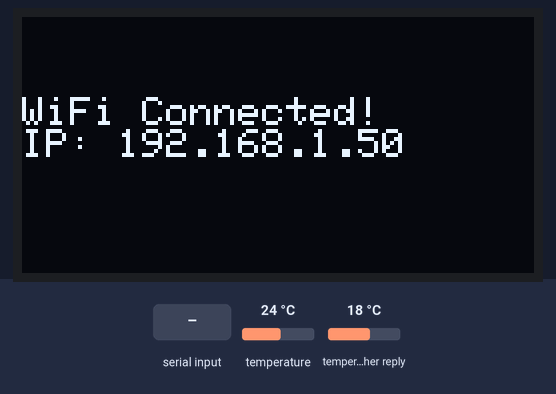
This sketch was run on a simulated ESP8266 (NodeMCU). On the bench: 128×64 one-colour display. The test bench sets the inputs (shaded band); at power-on: temperature 24 °C, temperature in the weather reply 18 °C. WiFi joins after 1.5 s; servers stay silent unless stated; the local clock reads 2024-03-15 10:24:30 at power-on unless the sketch sets it; random numbers use the default seed unless the sketch sets one; web services answer with replies made up by the test bench; what the sketch prints to the serial monitor is not drawn.

Above: at 3.8 s.
7.4 s: "t\n" received over Serial
At 8.1 s:
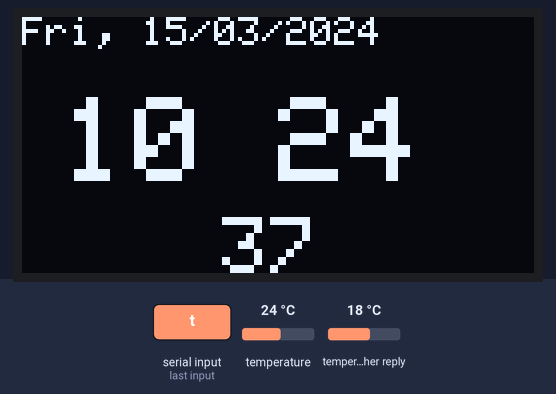
10.4 s: "e\n" received over Serial
At 11.0 s:
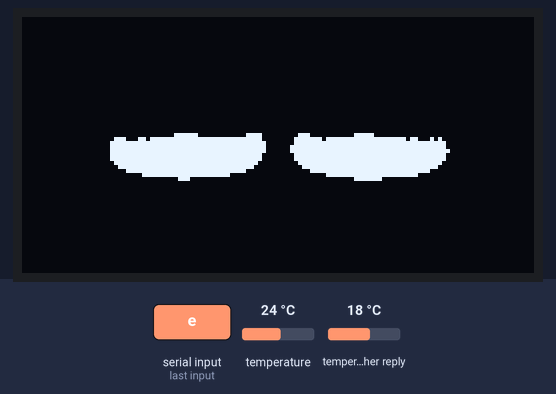
12.1 s: "w\n" received over Serial
At 14.04 s:
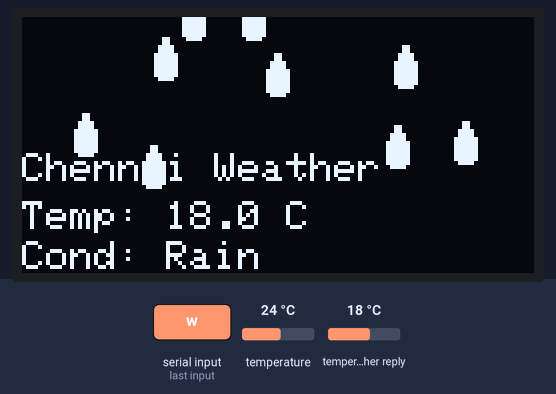
14.1 s: "emote\n" received over Serial
At 17.08 s:
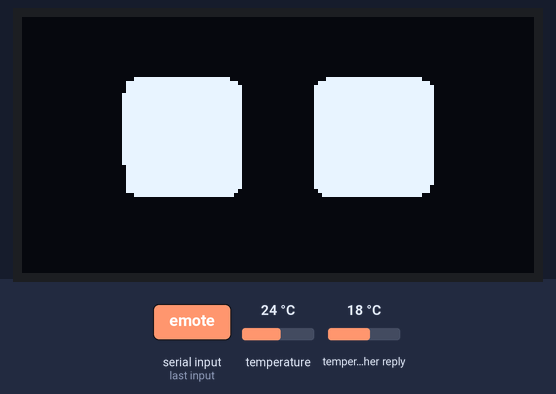
17.1 s: "time\n" received over Serial
At 17.9 s:
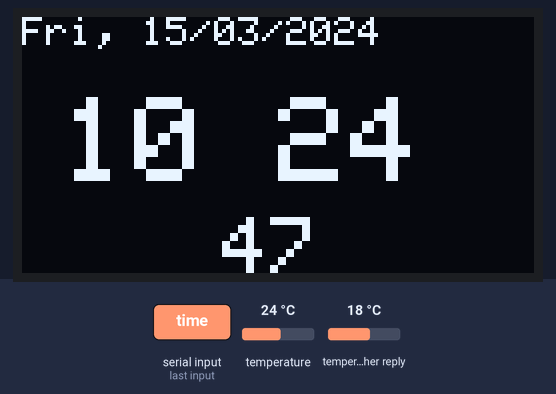

The sketch:

TionBot.ino
```cpp
#include "TionBot.h"
#include "Emotes.h"
#include "GetWeather.h"
#include "GetTime.h"
#include <BlynkSimpleEsp8266.h>

//=========================
// 🔹 External Variables
//=========================
extern bool weatherDataReady;
extern bool rtcInitialized;

//=========================
// 🔹 State Management
//=========================
enum DisplayMode {
  EMOTE_MODE,
  WEATHER_MODE,
  TIME_MODE
};

DisplayMode currentMode = EMOTE_MODE;
unsigned long modeStartTime = 0;
const unsigned long WEATHER_DISPLAY_DURATION = 10000; // 10 seconds
unsigned long lastTimeUpdate = 0;
const unsigned long TIME_UPDATE_INTERVAL = 500;
const unsigned long TIME_DISPLAY_DURATION = 10000;


//=========================
// 🔹 Timing Variables (Non-Blocking)
//=========================
unsigned long lastEmoteUpdate = 0;
unsigned long lastWeatherAnimation = 0;
unsigned long lastWeatherFetch = 0;
const unsigned long EMOTE_FRAME_INTERVAL = 80;        // 80ms per frame
const unsigned long WEATHER_ANIM_INTERVAL = 100;      // 100ms for weather drops
const unsigned long WEATHER_FETCH_MIN_INTERVAL = 300000; // 5 minutes

//=========================
// 🔹 Setup
//=========================
void setup() {
  Serial.begin(115200);
  delay(100);

  // Initialize OLED
  if (!display.begin(SSD1306_SWITCHCAPVCC, 0x3C)) {
    Serial.println(F("SSD1306 allocation failed"));
    while (1);
  }

  display.clearDisplay();
  display.setTextSize(1);
  display.setTextColor(SSD1306_WHITE);
  display.setCursor(30, 28);
  display.println(F("TionBot v1.0"));
  display.display();
  delay(2000);

  // Connect to WiFi
  connectToWiFi();
  initializeRTC();
  // Initialize Blynk
  Blynk.begin(BLYNK_AUTH_TOKEN, ssid, password);
  Serial.println(F("✅ TionBot ready!"));
  Serial.println(F("Commands: 'w'=weather, 'e'=emote, 't'=time"));

  display.clearDisplay();
  display.display();
}

//=========================
// 🔹 Main Loop (Non-Blocking)
//=========================
void loop() {
  Blynk.run(); // Must run continuously without blocking

  unsigned long currentMillis = millis();

  // State machine for display modes
  switch (currentMode) {
    case EMOTE_MODE:
      // Update emote animation at controlled intervals
      if (currentMillis - lastEmoteUpdate >= EMOTE_FRAME_INTERVAL) {
        updateEmoteAnimation();
        lastEmoteUpdate = currentMillis;
      }
      break;

    case WEATHER_MODE:
      // Update weather animation
      if (currentMillis - lastWeatherAnimation >= WEATHER_ANIM_INTERVAL) {
        updateWeatherAnimation();
        lastWeatherAnimation = currentMillis;
      }

      // Auto-return to emote mode after duration
      if (currentMillis - modeStartTime >= WEATHER_DISPLAY_DURATION) {
        currentMode = EMOTE_MODE;
        resetEmoteAnimation();
        display.clearDisplay();
        Serial.println(F("🔄 Back to emote mode"));
      }
      break;
    case TIME_MODE:  // ← ADD THIS ENTIRE CASE
      if (currentMillis - lastTimeUpdate >= TIME_UPDATE_INTERVAL) {
        updateTimeDisplay();
        lastTimeUpdate = currentMillis;
      }

      if (currentMillis - modeStartTime >= TIME_DISPLAY_DURATION) {
        currentMode = EMOTE_MODE;
        resetEmoteAnimation();
        display.clearDisplay();
        Serial.println(F("🔄 Back to emote mode"));
      }
      break;
  }

  // Handle serial commands (non-blocking)
  if (Serial.available()) {
    voiceCommand = Serial.readStringUntil('\n');
    voiceCommand.trim();
    voiceCommand.toLowerCase();

    if (voiceCommand == "w" || voiceCommand == "weather") {
      handleWeatherRequest();
    } else if (voiceCommand == "e" || voiceCommand == "emote") {
      currentMode = EMOTE_MODE;
      resetEmoteAnimation();
      Serial.println(F("😊 Emote mode activated"));
    } else if (voiceCommand == "help") {
      Serial.println(F("Commands: w/weather, e/emote"));
    }else if (voiceCommand == "t" || voiceCommand == "time") {
    handleTimeRequest();
  }
  }
}

//=========================
// 🔹 Blynk Virtual Pin Handler
//=========================
BLYNK_WRITE(V1) {
  String command = param.asStr();
  command.trim();
  command.toLowerCase();

  if (command == "w" || command == "weather") {
    handleWeatherRequest();
  } else if (command == "e" || command == "emote") {
    currentMode = EMOTE_MODE;
    resetEmoteAnimation();
  }else if (command == "t" || command == "time") {
    handleTimeRequest();
  }
}

//=========================
// 🔹 Weather Request Handler
//=========================
void handleWeatherRequest() {
  unsigned long currentMillis = millis();

  // Throttle API requests (protect against quota limits)
  /*
  if (currentMillis - lastWeatherFetch < WEATHER_FETCH_MIN_INTERVAL) {
    unsigned long remaining = (WEATHER_FETCH_MIN_INTERVAL - (currentMillis - lastWeatherFetch)) / 1000;
    Serial.print(F("⏳ Wait "));
    Serial.print(remaining);
    Serial.println(F(" sec before next fetch"));

    // Show cached weather if available
    if (weatherDataReady) {
      currentMode = WEATHER_MODE;
      modeStartTime = currentMillis;
      Serial.println(F("📊 Showing cached weather"));
    }
    return;
  }*/

  Serial.println(F("🌐 Fetching weather..."));
  fetchWeatherData();

  if (weatherDataReady) {
    currentMode = WEATHER_MODE;
    modeStartTime = currentMillis;
    lastWeatherFetch = currentMillis;
    Serial.println(F("✅ Weather displayed"));
  } else {
    Serial.println(F("Weather fetch failed"));
  }
}

void handleTimeRequest() {
  if (!rtcInitialized) {
    Serial.println(F("❌ RTC not initialized!"));
    return;
  }

  currentMode = TIME_MODE;
  modeStartTime = millis();
  Serial.println(F("⏰ Time display activated"));
}
```

Emotes.h
```cpp
#ifndef EMOTES_H
#define EMOTES_H
#include "TionBot.h"

// Declare all emote bitmaps as extern
extern const unsigned char PROGMEM emotes0[];
extern const unsigned char PROGMEM emotes1[];
extern const unsigned char PROGMEM emotes2[];
extern const unsigned char PROGMEM emotes3[];
extern const unsigned char PROGMEM emotes4[];
extern const unsigned char PROGMEM emotes5[];
extern const unsigned char PROGMEM emotes6[];
extern const unsigned char PROGMEM emotes7[];
extern const unsigned char PROGMEM emotes8[];
extern const unsigned char PROGMEM emotes9[];
extern const unsigned char PROGMEM emotes10[];
extern const unsigned char PROGMEM emotes11[];
extern const unsigned char PROGMEM emotes12[];
extern const unsigned char PROGMEM emotes13[];
extern const unsigned char PROGMEM emotes14[];
extern const unsigned char PROGMEM emotes15[];
extern const unsigned char PROGMEM emotes16[];
extern const unsigned char PROGMEM emotes17[];
extern const unsigned char PROGMEM emotes18[];
extern const unsigned char PROGMEM emotes19[];
extern const unsigned char PROGMEM emotes20[];
extern const unsigned char PROGMEM emotes21[];
extern const unsigned char PROGMEM emotes22[];
extern const unsigned char PROGMEM emotes23[];
extern const unsigned char PROGMEM emotes24[];
extern const unsigned char PROGMEM emotes25[];
extern const unsigned char PROGMEM emotes26[];
extern const unsigned char PROGMEM emotes27[];
extern const unsigned char PROGMEM emotes28[];
extern const unsigned char PROGMEM emotes29[];
extern const unsigned char PROGMEM emotes30[];
extern const unsigned char PROGMEM emotes31[];
extern const unsigned char PROGMEM emotes32[];
extern const unsigned char PROGMEM emotes33[];
extern const unsigned char PROGMEM emotes34[];
extern const unsigned char PROGMEM emotes35[];
extern const unsigned char PROGMEM emotes36[];
extern const unsigned char PROGMEM emotes37[];
extern const unsigned char PROGMEM emotes38[];
extern const unsigned char PROGMEM emotes39[];
extern const unsigned char PROGMEM emotes40[];
extern const unsigned char PROGMEM emotes41[];
extern const unsigned char PROGMEM emotes42[];
extern const unsigned char PROGMEM emotes43[];
extern const unsigned char PROGMEM emotes44[];
extern const unsigned char PROGMEM emotes45[];
extern const unsigned char PROGMEM emotes46[];
extern const unsigned char PROGMEM emotes47[];
extern const unsigned char PROGMEM emotes48[];
extern const unsigned char PROGMEM emotes49[];

extern const uint8_t* emotesArray[];

// Show emotion eyes at (x, y) with delay tt
// void showEmotes(int xx, int yy, int tt);

void updateEmoteAnimation();  // Non-blocking
void resetEmoteAnimation();   // Reset to frame 0

#endif
```

GetTime.h
```cpp
#ifndef GETTIME_H
#define GETTIME_H

#include "TionBot.h"
#include <RTClib.h>

//=========================
// 🔹 RTC Object
//=========================
extern RTC_DS3231 rtc;

//=========================
// 🔹 Time Display Variables
//=========================
extern bool rtcInitialized;

//=========================
// 🔹 Function Declarations
//=========================
void initializeRTC();
void updateTimeDisplay();
void setRTCTime(int year, int month, int day, int hour, int minute, int second);

#endif
```

GetTime.ino
```cpp
#include "GetTime.h"

//=========================
// 🔹 RTC Object
//=========================
RTC_DS3231 rtc;
bool rtcInitialized = false;

//=========================
// 🔹 Initialize RTC
//=========================
void initializeRTC() {
  Serial.println(F("Initializing DS3231 RTC..."));

  if (!rtc.begin()) {
    Serial.println(F("❌ Couldn't find RTC!"));
    Serial.println(F("Check wiring: SDA->D2, SCL->D1"));
    rtcInitialized = false;
    return;
  }

  Serial.println(F("✅ RTC found!"));

  // Check if RTC lost power (battery dead)
  if (rtc.lostPower()) {
    Serial.println(F("⚠️ RTC lost power, setting time..."));
    // Set to compile time
    rtc.adjust(DateTime(F(__DATE__), F(__TIME__)));
  }

  // Disable 32kHz output (save power)
  rtc.disable32K();

  // Get current time to verify
  DateTime now = rtc.now();
  Serial.print(F("Current RTC Time: "));
  Serial.print(now.year(), DEC);
  Serial.print('/');
  Serial.print(now.month(), DEC);
  Serial.print('/');
  Serial.print(now.day(), DEC);
  Serial.print(" ");
  Serial.print(now.hour(), DEC);
  Serial.print(':');
  Serial.print(now.minute(), DEC);
  Serial.print(':');
  Serial.println(now.second(), DEC);

  // Get temperature from RTC chip
  float temp = rtc.getTemperature();
  Serial.print(F("RTC Temperature: "));
  Serial.print(temp);
  Serial.println(F("°C"));

  rtcInitialized = true;
}

//=========================
// 🔹 Update Time Display (Non-Blocking)
//=========================
void updateTimeDisplay() {
  if (!rtcInitialized) {
    display.clearDisplay();
    display.setTextSize(1);
    display.setCursor(10, 28);
    display.println(F("RTC Not Found!"));
    display.display();
    return;
  }

  DateTime now = rtc.now();

  display.clearDisplay();

  // ===== Date Display (Top) =====
  display.setTextSize(1);
  display.setTextColor(SSD1306_WHITE);
  display.setCursor(0, 0);

  // Day of week
  const char* daysOfWeek[] = {"Sun", "Mon", "Tue", "Wed", "Thu", "Fri", "Sat"};
  display.print(daysOfWeek[now.dayOfTheWeek()]);
  display.print(", ");

  // Date (DD/MM/YYYY)
  if (now.day() < 10) display.print('0');
  display.print(now.day());
  display.print('/');
  if (now.month() < 10) display.print('0');
  display.print(now.month());
  display.print('/');
  display.println(now.year());

  // ===== Time Display (Large, Center) =====
  display.setTextSize(3);
  display.setCursor(10, 20);

  // Hour (24-hour format)
  if (now.hour() < 10) display.print('0');
  display.print(now.hour());

  // Blinking colon effect (blink every second)
  if (now.second() % 2 == 0) {
    display.print(':');
  } else {
    display.print(' ');
  }

  // Minute
  if (now.minute() < 10) display.print('0');
  display.println(now.minute());

  // ===== Seconds Display (Small, Below) =====
  display.setTextSize(2);
  display.setCursor(50, 50);
  if (now.second() < 10) display.print('0');
  display.print(now.second());

  display.display();
}

//=========================
// 🔹 Manually Set RTC Time
//=========================
void setRTCTime(int year, int month, int day, int hour, int minute, int second) {
  rtc.adjust(DateTime(year, month, day, hour, minute, second));
  Serial.println(F("✅ RTC time updated!"));
}
```

GetWeather.cpp
```cpp
#include "GetWeather.h"
//=========================
// 🔹 OpenWeatherMap setup
//=========================
// Go to https://openweathermap.org/api → Sign up → Get API Key
// Example API URL (replace CITY and APIKEY):
// http://api.openweathermap.org/data/2.5/weather?q=Chennai&appid=YOUR_API_KEY&units=metric
const char* city = "Chennai";
const char* apiKey = "xxxx";

//=========================
// 🔹 Global variables
//=========================
float temperature = 0.0;
int humidity = 0;
String weather = "";
String description = "";

const unsigned char PROGMEM dropLet[] =
{
	0x00, 0x00, 0x00, 0x00, 0x00, 0x00, 0x01, 0x80, 0x01, 0x80, 0x03, 0xc0, 0x03, 0xc0, 0x07, 0xe0,
	0x07, 0xe0, 0x07, 0xe0, 0x07, 0xe0, 0x07, 0xe0, 0x07, 0xe0, 0x03, 0xc0, 0x00, 0x00, 0x00, 0x00
};

const uint8_t PROGMEM icon_sun_16[] = {
  0x00, 0x00,  // ................
  0x04, 0x20,  // .....#....#.....
  0x0C, 0x30,  // ....##....##....
  0x01, 0x80,  // .......##.......
  0x03, 0xC0,  // ......####......
  0x67, 0xE6,  // .##..######..##.
  0x0F, 0xF0,  // ....########....
  0x1F, 0xF8,  // ...##########...
  0x1F, 0xF8,  // ...##########...
  0x0F, 0xF0,  // ....########....
  0x67, 0xE6,  // .##..######..##.
  0x03, 0xC0,  // ......####......
  0x01, 0x80,  // .......##.......
  0x0C, 0x30,  // ....##....##....
  0x04, 0x20,  // .....#....#.....
  0x00, 0x00   // ................
};

const uint8_t PROGMEM icon_mist_16[] = {
  0x00,0x00,
  0x00,0x00,
  0x1F,0xF8,
  0x3F,0xFC,
  0x70,0x0E,
  0xE0,0x07,
  0xFF,0xF8,
  0xFF,0xF8,
  0x0F,0xF0,
  0x1F,0xE0,
  0x00,0x00,
  0x00,0x00,
  0xFF,0xFE,
  0x00,0x00,
  0xFF,0xFE,
  0x00,0x00
};

const uint8_t PROGMEM icon_drizzle_16[] = {
  0x00,0x00,
  0x0F,0xF0, // cloud top
  0x3F,0xF8,
  0x71,0x1C,
  0xE0,0x0E,
  0xFF,0xFE,
  0xFF,0xFE,
  0x7F,0xFC,
  0x3F,0xF8,
  0x00,0x00,
  0x08,0x20, // raindrop 1
  0x04,0x10,
  0x10,0x04, // raindrop 2
  0x20,0x08,
  0x00,0x00,
  0x00,0x00
};

const uint8_t PROGMEM icon_clouds_16[] = {
  0x00,0x00,
  0x1F,0xE0,
  0x3F,0xF0,
  0x70,0x38,
  0xE0,0x1C,
  0xFF,0xFE,
  0xFF,0xFE,
  0x7F,0xFC,
  0x3F,0xF8,
  0x1F,0xF0,
  0x00,0x00,
  0x00,0x00,
  0x00,0x00,
  0x00,0x00,
  0x00,0x00,
  0x00,0x00
};

const uint8_t PROGMEM icon_thunder_16[] = {
  0x00,0x00,
  0x0F,0xF0,
  0x3F,0xF8,
  0x71,0x1C,
  0xE0,0x0E,
  0xFF,0xFE,
  0x7F,0xFC,
  0x3F,0xF8,
  0x0F,0xF0,
  0x04,0x20,
  0x06,0x30, // lightning bolt shape
  0x02,0x10,
  0x08,0x08,
  0x10,0x04,
  0x00,0x00,
  0x00,0x00
};

const uint8_t PROGMEM icon_unknown_16[] = {
  0x00,0x00,
  0x07,0xE0,
  0x1F,0xF8,
  0x3F,0xFC,
  0x38,0x1C,
  0x30,0x0C,
  0x30,0x0C,
  0x30,0x0C,
  0x38,0x1C,
  0x1F,0xF8,
  0x07,0xE0,
  0x00,0x00,
  0x00,0x00,
  0x18,0x18,
  0x18,0x18,
  0x00,0x00
};
```

GetWeather.h
```cpp
#ifndef WEATHER_H
#define WEATHER_H
#include "TionBot.h"
#include "Emotes.h"

#define XPOS   0 // Indexes into the 'icons' array
#define YPOS   1
#define DELTAY 2

//=========================
// 🔹 OLED setup - weather
//=========================
#define SCREEN_WIDTH 128
#define SCREEN_HEIGHT 64
#define NUMDROPS     10 // Number of Rain Drops

#define LOGO_HEIGHT   16   // height of raindrop bitmap
#define LOGO_WIDTH    16   // width of raindrop bitmap (or just 2 px line)
#define SCREEN_HEIGHT 64

//=========================
// 🔹 OpenWeatherMap setup
//=========================
extern const char* city;
extern const char* apiKey;
extern float temperature;
extern int humidity;
extern String weather;
extern String description;
extern bool weatherDataReady;
extern const unsigned char PROGMEM dropLet[];
extern const uint8_t PROGMEM icon_sun_16[];
extern const uint8_t PROGMEM icon_mist_16[];
extern const uint8_t PROGMEM icon_drizzle_16[];
extern const uint8_t PROGMEM icon_clouds_16[];
extern const uint8_t PROGMEM icon_thunder_16[];
extern const uint8_t PROGMEM icon_unknown_16[];

// Implement weather API fetch
void connectToWiFi();
void fetchWeatherData();

#endif
```

OledEmotionEyes.ino
```cpp
#include "Emotes.h"
#include "TionBot.h"

//=========================
// 🔹 Animation State
//=========================
int currentEmoteFrame = 0;

//=========================
// 🔹 Update Emote Animation (Non-Blocking)
//=========================
void updateEmoteAnimation() {
  display.clearDisplay();
  display.drawBitmap(0, 0, emotesArray[currentEmoteFrame], 128, 64, SSD1306_WHITE);
  display.display();

  // Advance to next frame (loop after 49)
  currentEmoteFrame = (currentEmoteFrame + 1) % 50;
}

//=========================
// 🔹 Reset Animation to First Frame
//=========================
void resetEmoteAnimation() {
  currentEmoteFrame = 0;
}
```

TionBot.cpp
```cpp
#include "TionBot.h"

//=========================
// 🔹 WiFi credentials
//=========================a
const char* ssid = "xxx";
const char* password = "yyy";

Adafruit_SSD1306 display(SCREEN_WIDTH, SCREEN_HEIGHT, &Wire, OLED_RESET);
String voiceCommand = "";
```

TionBot.h
```cpp
#ifndef TIONBOT_H
#define TIONBOT_H

#include <ESP8266WiFi.h>
#include <Wire.h>
#include <Adafruit_GFX.h>
#include <Adafruit_SSD1306.h>
#include <ESP8266HTTPClient.h>
#include <ArduinoJson.h>
#include <RTClib.h>

//=========================
// 🔹 Blynk Credentials
//=========================
#define BLYNK_TEMPLATE_ID "xx"
#define BLYNK_TEMPLATE_NAME "Voice Tion"
#define BLYNK_AUTH_TOKEN "zzz"

//=========================
// 🔹 WiFi Credentials
//=========================
extern const char* ssid;
extern const char* password;

//=========================
// 🔹 OLED Setup
//=========================
#define SCREEN_WIDTH 128
#define SCREEN_HEIGHT 64
#define OLED_RESET 0
extern Adafruit_SSD1306 display;

//=========================
// 🔹 Voice Command
//=========================
extern String voiceCommand;

//=========================
// 🔹 Function Declarations
//=========================
void connectToWiFi();

#endif
```

Source omitted: Emotes.cpp (data table, 310038 bytes), GetWeather.ino (5301 bytes)

Measured:
- what the display in image 0 shows lasts 2.3 s, from 3.8 s to 6.1 s
- what the display in image 1 shows lasts 1.0 s, from 7.4 s to 8.4 s
